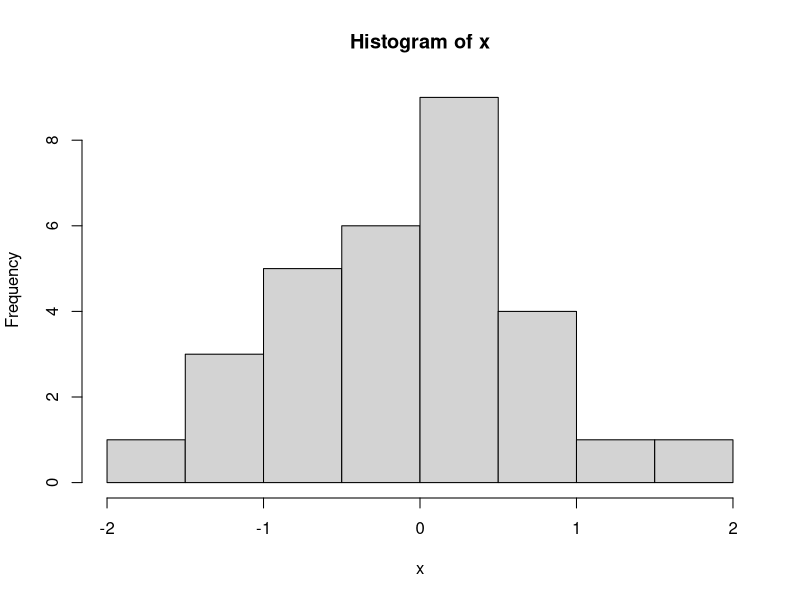

The R script that drew this image:
## ------------------------------------------------------------------------
(x <- rnorm(30))

## ------------------------------------------------------------------------
hist(x)

